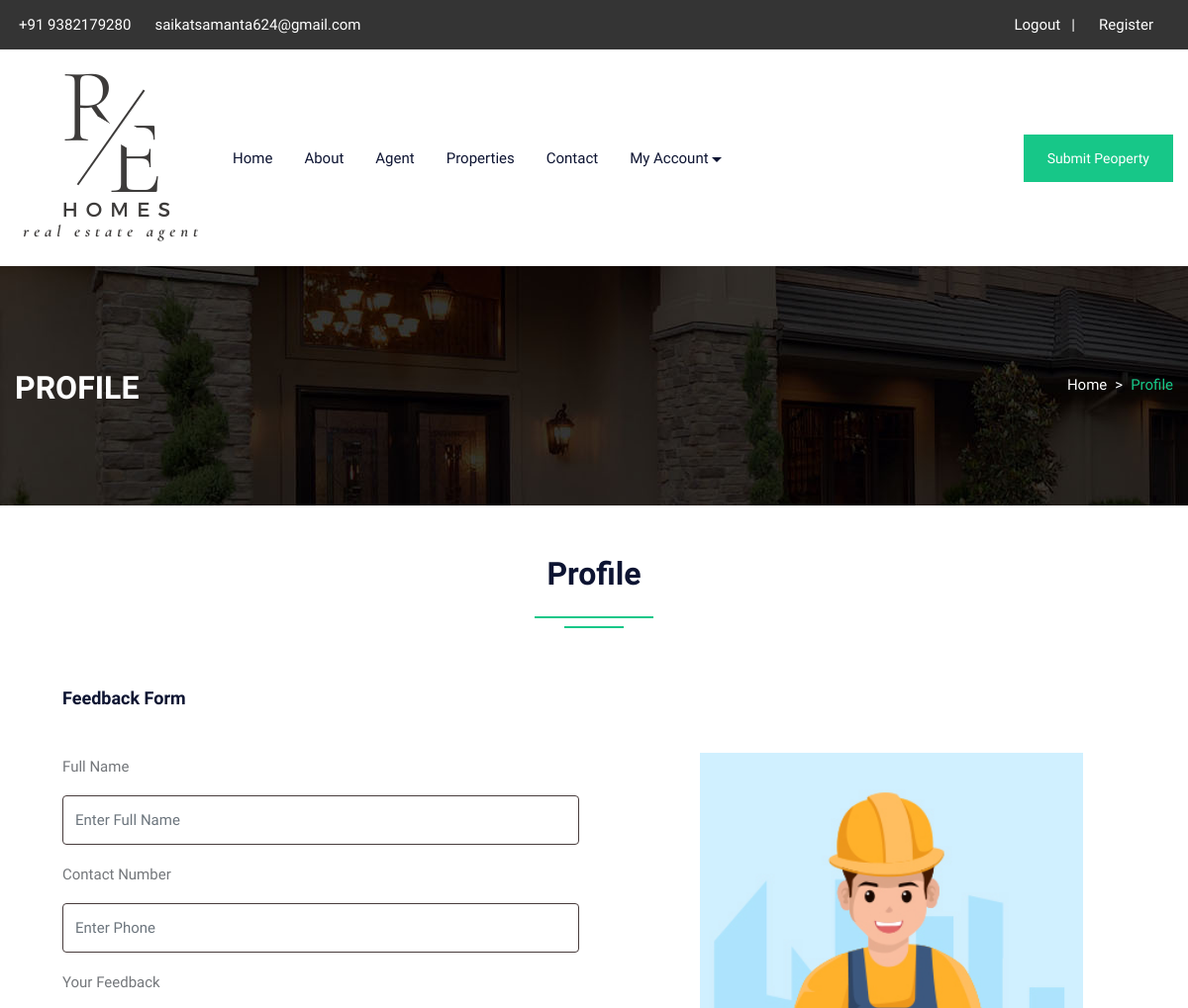
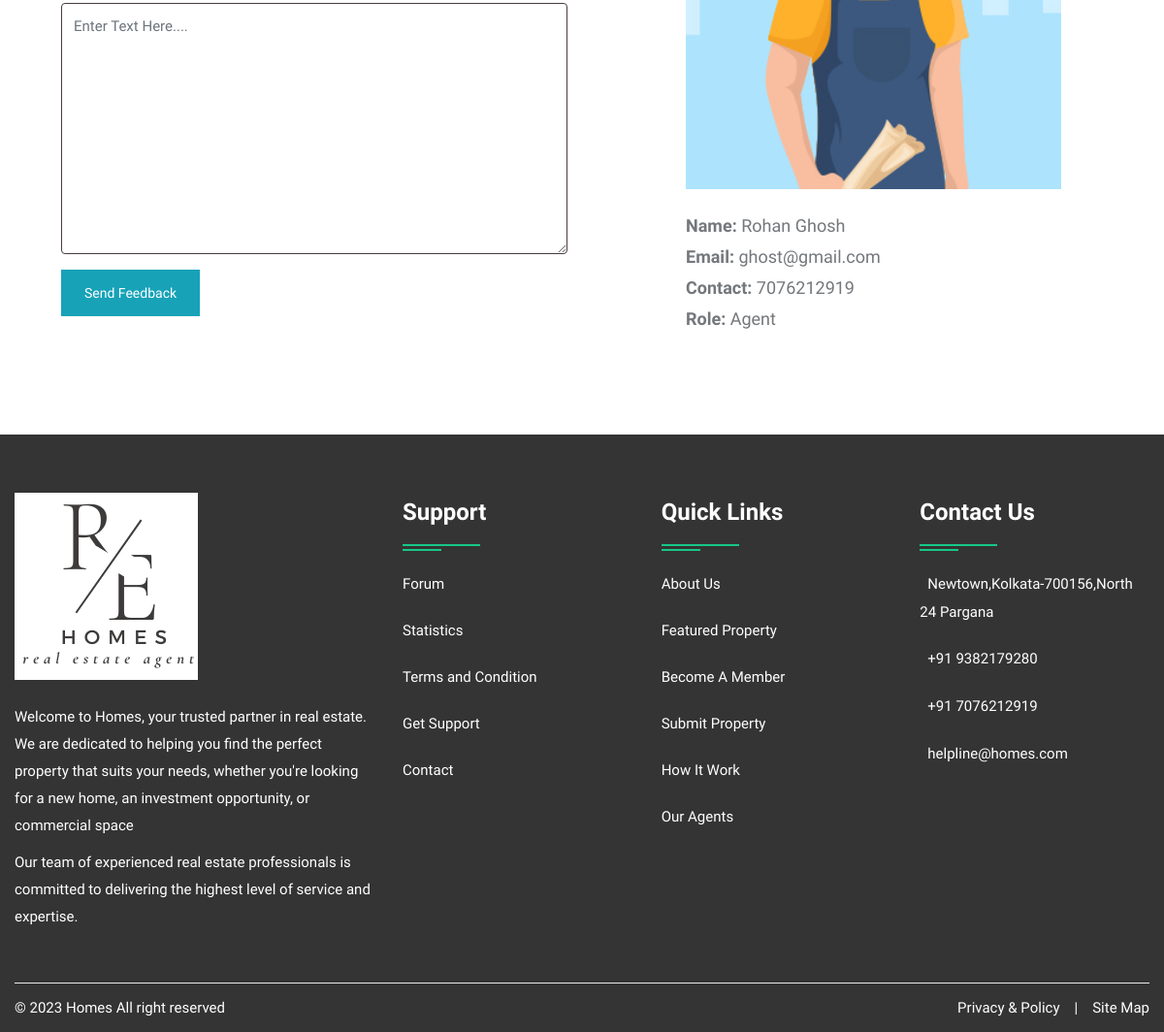
/profile.php (signed in), run on the app's committed database (2 pictures, top to bottom).
### tables this page shows
CREATE TABLE `user` (
  `uid` int(50) NOT NULL,
  `uname` varchar(100) NOT NULL,
  `uemail` varchar(100) NOT NULL,
  `uphone` varchar(20) NOT NULL,
  `upass` varchar(50) NOT NULL,
  `utype` varchar(50) NOT NULL,
  `uimage` varchar(300) NOT NULL
);

### profile.php (the view, shortened to what this page needs)
<?php
include("config.php");
?>
<!DOCTYPE html>
<html lang="en">
<head>
<link rel="stylesheet" type="text/css" href="css/bootstrap.min.css">
<link rel="stylesheet" type="text/css" href="css/color.css">
<link rel="stylesheet" type="text/css" href="css/style.css">
<link rel="stylesheet" type="text/css" href="css/login.css">
</head>
<body>
<div id="page-wrapper">
    <div class="row">
		<?php include("include/header.php");?>
        <div class="banner-full-row page-banner" style="background-image:url('images/breadcromb.jpg');">
            <div class="container">
                <div class="row">
                    <div class="col-md-6">
                        <h2 class="page-name float-left text-white text-uppercase mt-1 mb-0"><b>Profile</b></h2>
                    </div>
                    <div class="col-md-6">
                        <nav aria-label="breadcrumb" class="float-left float-md-right">
                            <ol class="breadcrumb bg-transparent m-0 p-0">
                                <li class="breadcrumb-item text-white"><a href="#">Home</a></li>
                                <li class="breadcrumb-item active">Profile</li>
                            </ol>
                        </nav>
                    </div>
                </div>
            </div>
        </div>
        <div class="full-row">
            <div class="container">
                    <div class="row">
						<div class="col-lg-12">
							<h2 class="text-secondary double-down-line text-center">Profile</h2>
                        </div>
					</div>
                <div class="dashboard-personal-info p-5 bg-white">
                    <form action="#" method="post">
                        <h5 class="text-secondary border-bottom-on-white pb-3 mb-4">Feedback Form</h5>
                        <div class="row">
                            <div class="col-lg-6 col-md-12">
                                <div class="form-group">
                                    <label for="user-id">Full Name</label>
                                    <input type="text" name="name" class="form-control" placeholder="Enter Full Name">
                                </div>
                                <div class="form-group">
                                    <label for="phone">Contact Number</label>
                                    <input type="number" name="phone"  class="form-control" placeholder="Enter Phone" maxlength="10">
                                </div>
                                <div class="form-group">
                                    <label for="about-me">Your Feedback</label>
                                    <textarea class="form-control" name="content" rows="7" placeholder="Enter Text Here...."></textarea>
                                </div>
                                <input type="submit" class="btn btn-info mb-4" name="insert" value="Send Feedback">
                            </div>
							</form>
                            <div class="col-lg-1"></div>
                            <div class="col-lg-5 col-md-12">
								<?php
									$uid=$_SESSION['uid'];
									$query=mysqli_query($con,"SELECT * FROM `user` WHERE uid='$uid'");
									while($row=mysqli_fetch_array($query))
									{
								?>
                                <div class="user-info mt-md-50"> <img src="images/user/<?php echo $row['6'];?>" alt="userimage">
                                    <div class="font-18">
                                        <div class="mb-1 text-capitalize"><b>Name:</b> <?php echo $row['1'];?></div>
                                        <div class="mb-1"><b>Email:</b> <?php echo $row['2'];?></div>
                                        <div class="mb-1"><b>Contact:</b> <?php echo $row['3'];?></div>
										<div class="mb-1 text-capitalize"><b>Role:</b> <?php echo $row['5'];?></div>
                                    </div>
									<?php } ?>
                                </div>
                            </div>
                        </div>
                </div>
            </div>
        </div>
		<?php include("include/footer.php");?>
    </div>
</body>
</html>

### css/color.css (style rules this page uses)
:root { --theme-ordinary-color: #74777b; }
:root { --theme-primary-color: #17c788; }
:root { --theme-secondary-color: #0d1432; }
:root { --theme-white-color: #fff; }
:root { --theme-light-color: #f8f8f8; }
:root { --theme-gray-color: #f5f5f5; }
:root { --theme-footer-color: #091b4b; }
:root { --theme-dark-color: #091b4b; }
:root { --text-light-color: #a3a7af; }
:root { --theme-primary-opacity-color: rgba(11, 191, 141, .8); }
:root { --theme-secondary-opacity-color: rgba(13,20,50,0.7); }
:root { --theme-white-opacity-color: rgba(255, 255, 255, 0.3); }
:root { --theme-dark-opacity-color: rgba(0, 0, 0, 0.5); }
:root { --theme-ordinary-font: 'Muli', sans-serif; }
:root { --theme-highlight-font: 'Comfortaa', cursive; }

### data on the page
user: uimage (picture), uname "Rohan Ghosh", uemail "ghost@gmail.com", uphone "7076212919", utype "Agent"
